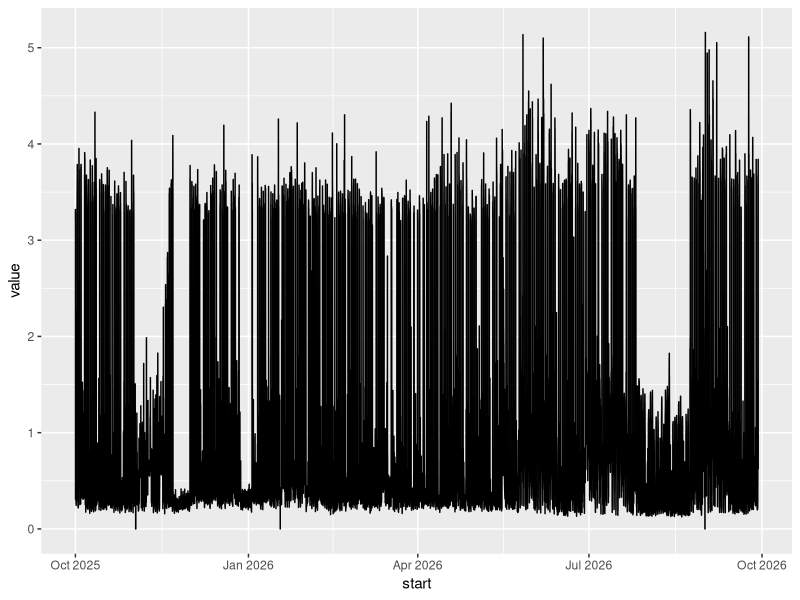
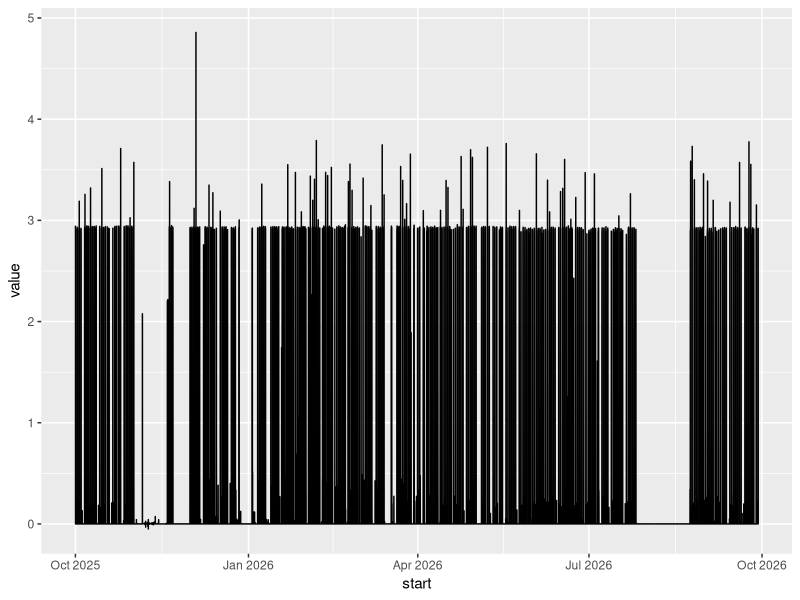
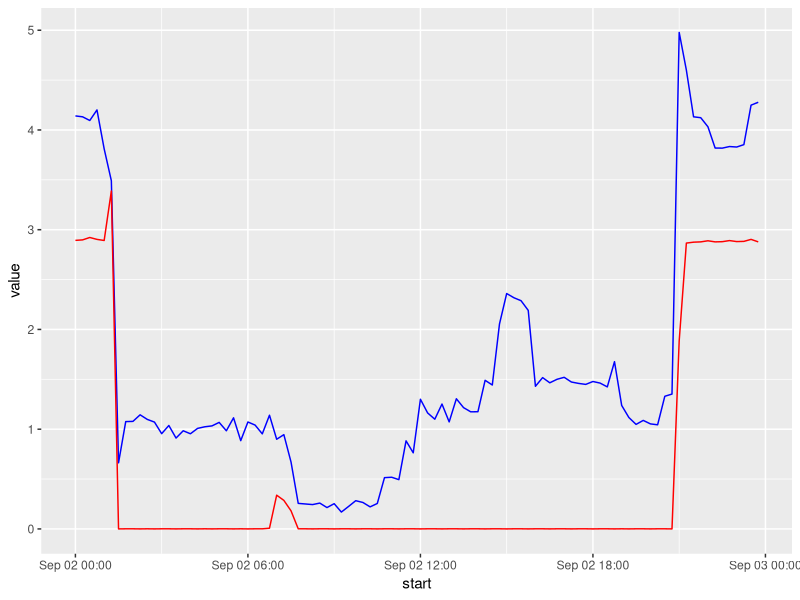

Write R code to recreate these figures, in order.
## ---- chunk 1
knitr::opts_chunk$set(echo = TRUE)
library(readr)
library(ggplot2)

## ---- chunk 2

primaryMeter = read_csv("raw_data/ev/12479002_readings_10012025-09292026.primary.csv")
evMeter = read_csv("raw_data/ev/12479002_readings_10012025-09292026.ev.csv")

# combine start date and start times
primaryMeter$start = paste(primaryMeter$`start-date`, primaryMeter$`start-time`, sep=" ")
evMeter$start = paste(evMeter$`start-date`, evMeter$`start-time`, sep=" ")

# treat as date - thanks Claude
primaryMeter$start = as.POSIXct(primaryMeter$start, format = "%m-%d-%Y %H:%M")
evMeter$start = as.POSIXct(evMeter$start, format = "%m-%d-%Y %H:%M")

## ---- chunk 3

ggplot(data = primaryMeter, aes(x = start, y = value)) + geom_line()

## ---- chunk 4

ggplot(data = evMeter, aes(x = start, y = value)) + geom_line()

## ---- chunk 5

quarterHour = 7.68/4
fiveMinute = quarterHour/3

## ---- chunk 6

singlePrimary = primaryMeter[primaryMeter$`start-date` == '09-02-2026', ]
singleEV = evMeter[evMeter$`start-date` == '09-02-2026', ]

ggplot() + 
  geom_line(data = singlePrimary, aes(x = start, y = value), color = "blue") +
  geom_line(data = singleEV, aes(x = start, y = value), color = "red")
